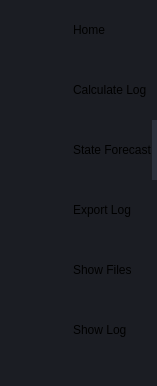
           <widget class="QFrame" name="frame_left_menu">
            <property name="sizePolicy">
             <sizepolicy hsizetype="Preferred" vsizetype="Preferred">
              <horstretch>0</horstretch>
              <verstretch>0</verstretch>
             </sizepolicy>
            </property>
            <property name="maximumSize">
             <size>
              <width>70</width>
              <height>16777215</height>
             </size>
            </property>
            <property name="layoutDirection">
             <enum>Qt::LeftToRight</enum>
            </property>
            <property name="styleSheet">
             <string notr="true">background-color: rgb(27, 29, 35);</string>
            </property>
            <property name="frameShape">
             <enum>QFrame::NoFrame</enum>
            </property>
            <property name="frameShadow">
             <enum>QFrame::Raised</enum>
            </property>
            <layout class="QVBoxLayout" name="verticalLayout_5">
             <property name="spacing">
              <number>1</number>
             </property>
             <property name="leftMargin">
              <number>0</number>
             </property>
             <property name="topMargin">
              <number>0</number>
             </property>
             <property name="rightMargin">
              <number>0</number>
             </property>
             <property name="bottomMargin">
              <number>0</number>
             </property>
             <item alignment="Qt::AlignTop">
              <widget class="QFrame" name="frame_menus">
               <property name="frameShape">
                <enum>QFrame::NoFrame</enum>
               </property>
               <property name="frameShadow">
                <enum>QFrame::Raised</enum>
               </property>
               <layout class="QVBoxLayout" name="layout_menus">
                <property name="spacing">
                 <number>0</number>
                </property>
                <property name="leftMargin">
                 <number>0</number>
                </property>
                <property name="topMargin">
                 <number>0</number>
                </property>
                <property name="rightMargin">
                 <number>0</number>
                </property>
                <property name="bottomMargin">
                 <number>0</number>
                </property>
                <item>
                 <widget class="QPushButton" name="btn_home">
                  <property name="minimumSize">
                   <size>
                    <width>0</width>
                    <height>60</height>
                   </size>
                  </property>
                  <property name="styleSheet">
                   <string notr="true">QPushButton {	
    background-image: url(:/16x16/icons/16x16/cil-home.png);
	background-position: left center;
    background-repeat: no-repeat;
	border: none;
	border-left: 28px solid rgb(27, 29, 35);
	background-color: rgb(27, 29, 35);
	text-align: left;
	padding-left: 45px;
}
QPushButton:hover {
	background-color: rgb(33, 37, 43);
	border-left: 28px solid rgb(33, 37, 43);
}
QPushButton:pressed {	
	background-color: rgb(85, 170, 255);
	border-left: 28px solid rgb(85, 170, 255);
}</string>
                  </property>
                  <property name="text">
                   <string>Home</string>
                  </property>
                 </widget>
                </item>
                <item>
                 <widget class="QPushButton" name="btn_log">
                  <property name="sizePolicy">
                   <sizepolicy hsizetype="Expanding" vsizetype="Fixed">
                    <horstretch>0</horstretch>
                    <verstretch>0</verstretch>
                   </sizepolicy>
                  </property>
                  <property name="minimumSize">
                   <size>
                    <width>0</width>
                    <height>60</height>
                   </size>
                  </property>
                  <property name="font">
                   <font>
                    <family>Segoe UI</family>
                   </font>
                  </property>
                  <property name="layoutDirection">
                   <enum>Qt::LeftToRight</enum>
                  </property>
                  <property name="styleSheet">
                   <string notr="true">QPushButton {	
	background-image: url(:/16x16/icons/16x16/cil-chart.png);
	background-position: left center;
    background-repeat: no-repeat;
	border: none;
	border-left: 28px solid rgb(27, 29, 35);
	background-color: rgb(27, 29, 35);
	text-align: left;
	padding-left: 45px;
}
QPushButton:hover {
	background-color: rgb(33, 37, 43);
	border-left: 28px solid rgb(33, 37, 43);
}
QPushButton:pressed {	
	background-color: rgb(85, 170, 255);
	border-left: 28px solid rgb(85, 170, 255);
}</string>
                  </property>
                  <property name="text">
                   <string>Calculate Log</string>
                  </property>
                 </widget>
                </item>
                <item>
                 <widget class="QPushButton" name="btn_preve">
                  <property name="sizePolicy">
                   <sizepolicy hsizetype="Expanding" vsizetype="Fixed">
                    <horstretch>0</horstretch>
                    <verstretch>0</verstretch>
                   </sizepolicy>
                  </property>
                  <property name="minimumSize">
                   <size>
                    <width>0</width>
                    <height>60</height>
                   </size>
                  </property>
                  <property name="font">
                   <font>
                    <family>Segoe UI</family>
                   </font>
                  </property>
                  <property name="layoutDirection">
                   <enum>Qt::LeftToRight</enum>
                  </property>
                  <property name="styleSheet">
                   <string notr="true">QPushButton {	
	background-image: url(:/16x16/icons/16x16/cil-chart-line.png);
	background-position: left center;
    background-repeat: no-repeat;
	border: none;
	border-left: 28px solid rgb(27, 29, 35);
	border-right: 5px solid rgb(44, 49, 60);
	background-color: rgb(27, 29, 35);
	text-align: left;
	padding-left: 45px;
}
QPushButton:hover {
	background-color: rgb(33, 37, 43);
	border-left: 28px solid rgb(33, 37, 43);
}
QPushButton:pressed {	
	background-color: rgb(85, 170, 255);
	border-left: 28px solid rgb(85, 170, 255);
}</string>
                  </property>
                  <property name="text">
                   <string>State Forecast</string>
                  </property>
                 </widget>
                </item>
                <item>
                 <widget class="QPushButton" name="btn_ex">
                  <property name="sizePolicy">
                   <sizepolicy hsizetype="Expanding" vsizetype="Fixed">
                    <horstretch>0</horstretch>
                    <verstretch>0</verstretch>
                   </sizepolicy>
                  </property>
                  <property name="minimumSize">
                   <size>
                    <width>0</width>
                    <height>60</height>
                   </size>
                  </property>
                  <property name="font">
                   <font>
                    <family>Segoe UI</family>
                   </font>
                  </property>
                  <property name="layoutDirection">
                   <enum>Qt::LeftToRight</enum>
                  </property>
                  <property name="styleSheet">
                   <string notr="true">QPushButton {	
	background-image:url(:/16x16/icons/16x16/cil-share-boxed.png);
	background-position: left center;
    background-repeat: no-repeat;
	border: none;
	border-left: 28px solid rgb(27, 29, 35);
	background-color: rgb(27, 29, 35);
	text-align: left;
	padding-left: 45px;
}
QPushButton:hover {
	background-color: rgb(33, 37, 43);
	border-left: 28px solid rgb(33, 37, 43);
}
QPushButton:pressed {	
	background-color: rgb(85, 170, 255);
	border-left: 28px solid rgb(85, 170, 255);
}</string>
                  </property>
                  <property name="text">
                   <string>Export Log</string>
                  </property>
                 </widget>
                </item>
                <item>
                 <widget class="QPushButton" name="btn_show1">
                  <property name="minimumSize">
                   <size>
                    <width>0</width>
                    <height>60</height>
                   </size>
                  </property>
                  <property name="styleSheet">
                   <string notr="true">QPushButton {	
background-image: url(:/16x16/icons/16x16/cil-justify-center.png);
	background-position: left center;
    background-repeat: no-repeat;
	border: none;
	border-left: 28px solid rgb(27, 29, 35);
	background-color: rgb(27, 29, 35);
	text-align: left;
	padding-left: 45px;
}
QPushButton:hover {
	background-color: rgb(33, 37, 43);
	border-left: 28px solid rgb(33, 37, 43);
}
QPushButton:pressed {	
	background-color: rgb(85, 170, 255);
	border-left: 28px solid rgb(85, 170, 255);
}</string>
                  </property>
                  <property name="text">
                   <string>Show Files</string>
                  </property>
                 </widget>
                </item>
                <item>
                 <widget class="QPushButton" name="btn_show2">
                  <property name="minimumSize">
                   <size>
                    <width>0</width>
                    <height>60</height>
                   </size>
                  </property>
                  <property name="styleSheet">
                   <string notr="true">QPushButton {	
background-image: url(:/16x16/icons/16x16/cil-notes.png);
	background-position: left center;
    background-repeat: no-repeat;
	border: none;
	border-left: 28px solid rgb(27, 29, 35);
	background-color: rgb(27, 29, 35);
	text-align: left;
	padding-left: 45px;
}
QPushButton:hover {
	background-color: rgb(33, 37, 43);
	border-left: 28px solid rgb(33, 37, 43);
}
QPushButton:pressed {	
	background-color: rgb(85, 170, 255);
	border-left: 28px solid rgb(85, 170, 255);
}</string>
                  </property>
                  <property name="text">
                   <string>Show Log</string>
                  </property>
                 </widget>
                </item>
               </layout>
              </widget>
             </item>
             <item alignment="Qt::AlignBottom">
              <widget class="QFrame" name="frame_extra_menus">
               <property name="sizePolicy">
                <sizepolicy hsizetype="Preferred" vsizetype="Preferred">
                 <horstretch>0</horstretch>
                 <verstretch>0</verstretch>
                </sizepolicy>
               </property>
               <property name="frameShape">
                <enum>QFrame::NoFrame</enum>
               </property>
               <property name="frameShadow">
                <enum>QFrame::Raised</enum>
               </property>
               <layout class="QVBoxLayout" name="layout_menu_bottom">
                <property name="spacing">
                 <number>10</number>
                </property>
                <property name="leftMargin">
                 <number>0</number>
                </property>
                <property name="topMargin">
                 <number>0</number>
                </property>
                <property name="rightMargin">
                 <number>0</number>
                </property>
                <property name="bottomMargin">
                 <number>25</number>
                </property>
               </layout>
              </widget>
             </item>
            </layout>
           </widget>
